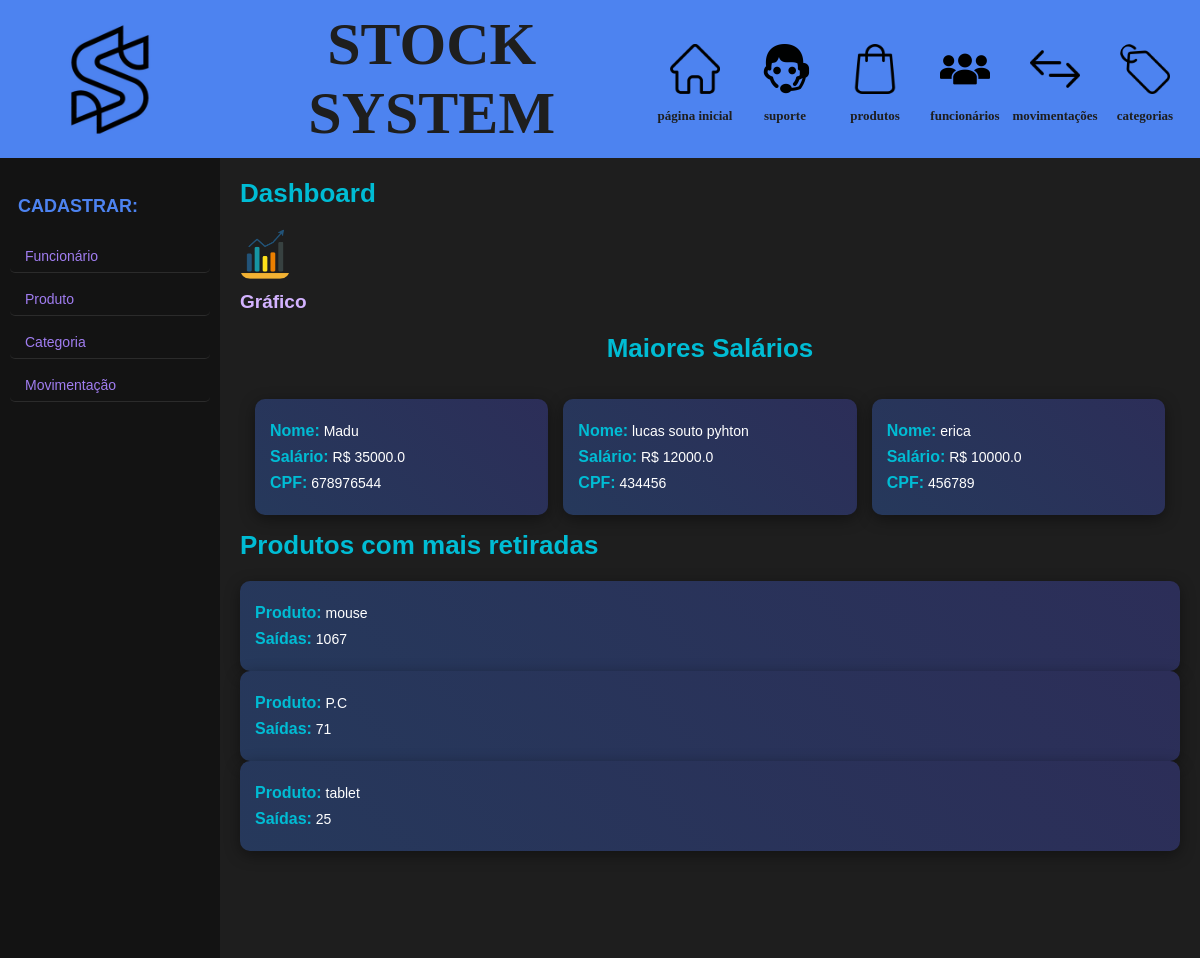
Page /dashboard on the earlier database version.
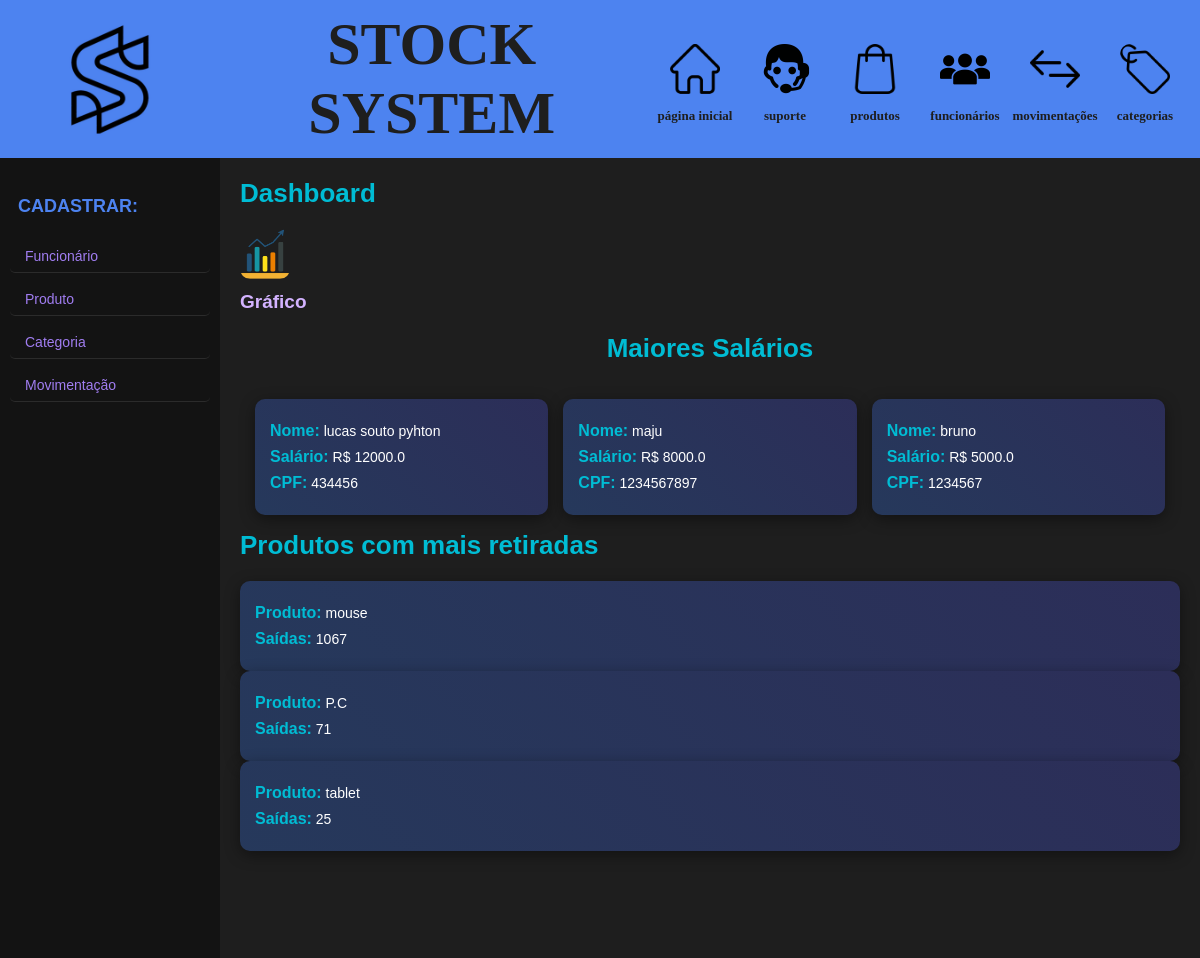
Same page on the later database version.
### models.py (models this page shows, shortened)
class Funcionario(Base):
    __tablename__ = 'funcionario'
    nome = Column(String(40), nullable=False, index=True)
    id = Column(Integer, primary_key=True, unique=True)
    cpf = Column(String(11), nullable=False, index=True, unique=True)
    salario = Column(Float, nullable=False, index=False)

### app.py (the view)
@app.route('/dashboard')
def dashboard():
    funcionarios_estoque = (
        Funcionario.query
        .order_by(Funcionario.salario.desc())
        .limit(3)
        .all()
    )
    produtos_movimentados = produtos_mais_movimentados()
    return render_template("dashboard.html", lista_funcionario=funcionarios_estoque,
                           produtos_movimentados=produtos_movimentados)

### app.py (called while the page is built)
def produtos_mais_movimentados():
    produtos_movimentados = (
        db_session.query(
            Produto.nome,
            func.sum(Movimentacao.volume_movimentacao).label('total_movimentacoes')
        )
        .join(Movimentacao, Produto.id == Movimentacao.produto_movimentado)
        .where(Movimentacao.atividade == 'saida')
        .group_by(Movimentacao.produto_movimentado)
        .order_by(desc('total_movimentacoes'))
        .limit(3)
        .all()
    )
    print(produtos_movimentados)
    return produtos_movimentados

### templates/dashboard.html (shortened to what this page needs)
{% extends 'template.html' %}
{% block conteudo %}
<h1 style="text-align: start; color: #00bcd4;">Dashboard<br></h1>
<div class="dashboard_grafico">
    <a href="{{url_for('dashboard_func')}}" class="imagem_template">
        <img class="icone" src="/static/grafico.webp" alt="Ícone da casa">
    </a>
    <h1>Gráfico</h1>
</div>
<h1>Maiores Salários</h1>
<div class="dashboard_dashboard">
    {% for item in lista_funcionario %}
    <div class="conteudo_dashboard">
        <p><strong>Nome:</strong> {{ item.nome }}</p>
        <p><strong>Salário:</strong> R$ {{ item.salario | round(2) }}</p>
        <p><strong>CPF:</strong> {{ item.cpf }}</p>
    </div>
    {% endfor %}
</div>
<h1 style="text-align: start; color: #00bcd4;">Produtos com mais retiradas</h1>
<div class="dashboard">
    {% for item in produtos_movimentados %}
    <div class="conteudo_dashboard">
        <p><strong>Produto:</strong> {{ item[0] }}</p>
        <p><strong>Saídas:</strong> {{ item[1] }}</p>
    </div>
    {% endfor %}
</div>
{% endblock conteudo %}

Differences in the rows shown:
no longer on this page (row edited): Funcionario: nome "Madu", salario "35000.0", cpf "678976544"
no longer on this page (row edited): Funcionario: nome "erica", salario "10000.0", cpf "456789"
now on this page (row unchanged): Funcionario: nome "maju", salario "8000.0", cpf "1234567897"
now on this page (row unchanged): Funcionario: nome "bruno", salario "5000.0", cpf "1234567"
